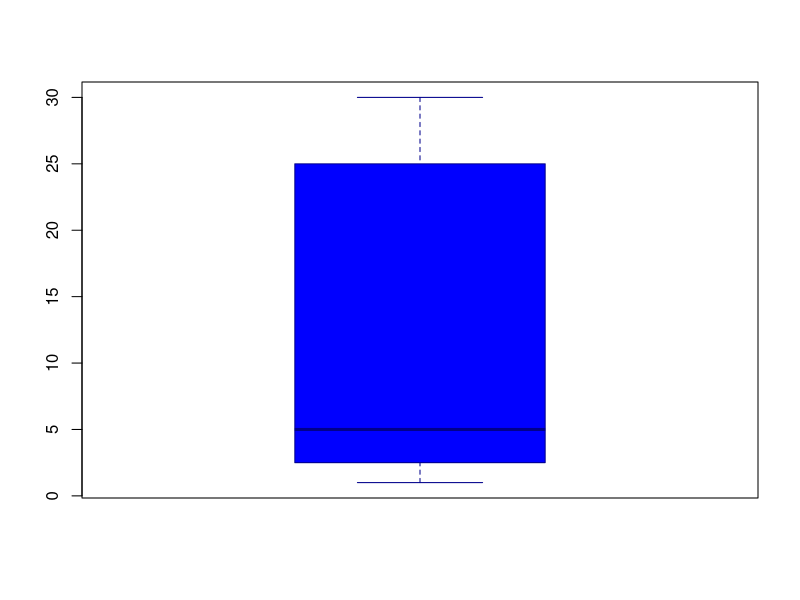

Write R code to recreate this figure.
dataset <- c(1, 1, 1, 2, 3, 4, 5, 5, 5, 6, 10, 20, 30, 80, 500, 700)

sqrt(var(dataset)) # square root of variance
sd(dataset) # standard deviation

png(file="nooutlierboxplot.png")
boxplot(dataset, col="blue", border="darkblue", outline=FALSE)
dev.off()

summary(dataset)